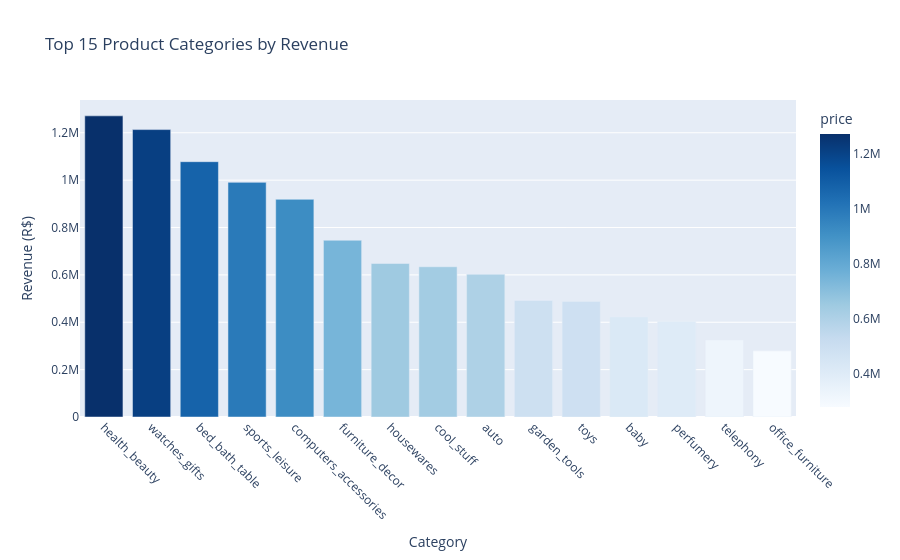

Notebook cell for this chart:
### Code cell
category_revenue = df_sales.groupby('product_category_name_english')['price'].sum().sort_values(ascending=False).head(15).reset_index()

fig2 = px.bar(category_revenue, x='product_category_name_english', y='price',
              title='Top 15 Product Categories by Revenue',
              color='price', color_continuous_scale='Blues')
fig2.update_layout(xaxis_title='Category', yaxis_title='Revenue (R$)', xaxis_tickangle=45)
fig2.show()

### Figure 1 — Plotly figure (JSON) as saved in the notebook; plotly's stock layout.template omitted (floating-point values rounded to 4 significant figures)
{"data": [{"hovertemplate": "product_category_name_english=%{x}<br>price=%{marker.color}<extra></extra>", "legendgroup": "", "marker": {"color": [1271000.0, 1213000.0, 1078000.0, 990600.0, 918900.0, 746200.0, 648200.0, 634400.0, 603000.0, 492400.0, 487400.0, 422200.0, 403400.0, 325500.0, 279300.0], "coloraxis": "coloraxis", "pattern": {"shape": ""}}, "name": "", "orientation": "v", "showlegend": false, "textposition": "auto", "type": "bar", "x": ["health_beauty", "watches_gifts", "bed_bath_table", "sports_leisure", "computers_accessories", "furniture_decor", "housewares", "cool_stuff", "auto", "garden_tools", "toys", "baby", "perfumery", "telephony", "office_furniture"], "xaxis": "x", "y": [1271000.0, 1213000.0, 1078000.0, 990600.0, 918900.0, 746200.0, 648200.0, 634400.0, 603000.0, 492400.0, 487400.0, 422200.0, 403400.0, 325500.0, 279300.0], "yaxis": "y"}], "layout": {"barmode": "relative", "coloraxis": {"autocolorscale": false, "colorbar": {"title": {"text": "price"}}, "colorscale": [[0, "rgb(247,251,255)"], [0.125, "rgb(222,235,247)"], [0.25, "rgb(198,219,239)"], [0.375, "rgb(158,202,225)"], [0.5, "rgb(107,174,214)"], [0.625, "rgb(66,146,198)"], [0.75, "rgb(33,113,181)"], [0.875, "rgb(8,81,156)"], [1, "rgb(8,48,107)"]]}, "legend": {"tracegroupgap": 0}, "title": {"text": "Top 15 Product Categories by Revenue"}, "xaxis": {"anchor": "y", "domain": [0, 1], "tickangle": 45, "title": {"text": "Category"}}, "yaxis": {"anchor": "x", "domain": [0, 1], "title": {"text": "Revenue (R$)"}}}}
